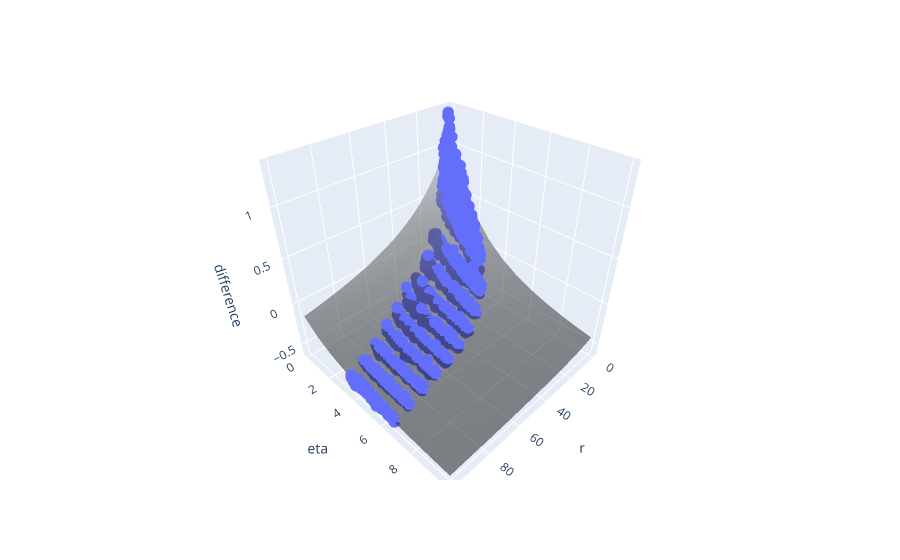

The notebook cell saved with this chart:
### Code cell
# Model 1

fig = px.scatter_3d(df, x='r', y='eta', z='difference')
fig.update_layout(scene=dict(aspectmode='cube'))

surface_trace = go.Surface(z=z, x=x, y=y, showscale=False, opacity=0.5, colorscale='gray')
fig.update_traces(marker={'size': 4}) 

# Add the surface plot trace to the existing figure
fig.add_trace(surface_trace)
fig.show()

### Figure 1 — Plotly figure (JSON) as saved in the notebook; plotly's stock layout.template omitted (floating-point values rounded to 4 significant figures; data arrays with more than 128 entries replaced by an {"elided": "..."} marker saying what was removed)
{"data": [{"hovertemplate": "r=%{x}<br>eta=%{y}<br>difference=%{z}<extra></extra>", "legendgroup": "", "marker": {"color": "#636efa", "size": 4, "symbol": "circle"}, "mode": "markers", "name": "", "scene": "scene", "showlegend": false, "type": "scatter3d", "x": {"elided": "1748 int values"}, "y": {"elided": "1748 float values"}, "z": {"elided": "1748 float values"}}, {"colorscale": [[0, "rgb(0, 0, 0)"], [0.09091, "rgb(16, 16, 16)"], [0.1818, "rgb(38, 38, 38)"], [0.2727, "rgb(59, 59, 59)"], [0.3636, "rgb(81, 80, 80)"], [0.4545, "rgb(102, 101, 101)"], [0.5455, "rgb(124, 123, 122)"], [0.6364, "rgb(146, 146, 145)"], [0.7273, "rgb(171, 171, 170)"], [0.8182, "rgb(197, 197, 195)"], [0.9091, "rgb(224, 224, 223)"], [1, "rgb(254, 254, 253)"]], "opacity": 0.5, "showscale": false, "type": "surface", "x": {"elided": "11x101 int values"}, "y": {"elided": "11x101 int values"}, "z": {"elided": "11x101 float values"}}], "layout": {"legend": {"tracegroupgap": 0}, "margin": {"t": 60}, "scene": {"aspectmode": "cube", "domain": {"x": [0, 1], "y": [0, 1]}, "xaxis": {"title": {"text": "r"}}, "yaxis": {"title": {"text": "eta"}}, "zaxis": {"title": {"text": "difference"}}}}}
